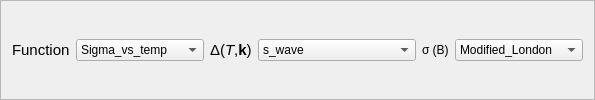
        <widget class="QFrame" name="frame_5">
         <property name="frameShape">
          <enum>QFrame::StyledPanel</enum>
         </property>
         <property name="frameShadow">
          <enum>QFrame::Raised</enum>
         </property>
         <layout class="QHBoxLayout" name="horizontalLayout_2">
          <item>
           <widget class="QLabel" name="label_22">
            <property name="sizePolicy">
             <sizepolicy hsizetype="Fixed" vsizetype="Preferred">
              <horstretch>0</horstretch>
              <verstretch>0</verstretch>
             </sizepolicy>
            </property>
            <property name="toolTip">
             <string>&lt;html&gt;&lt;head/&gt;&lt;body&gt;&lt;p&gt;Function: Sigma T and Lambda T simply come form re-arranging the function below.&lt;/p&gt;&lt;p&gt;Sigma B is an analytical equation given in the last comboBox.&lt;/p&gt;&lt;p&gt;&amp;lt;html&amp;gt;&amp;lt;head/&amp;gt;&amp;lt;body&amp;gt;&amp;lt;pre style=&amp;quot; margin-top:12px; margin-bottom:12px; margin-left:0px; margin-right:0px; -qt-block-indent:0; text-indent:0px;&amp;quot;&amp;gt;&amp;lt;span style=&amp;quot; font-family:'Courier New,courier';&amp;quot;&amp;gt;&amp;lt;img src=&amp;quot;/home/hassan/softwares/bnmroffice/bnmroffice.beta/db/images/energygap.png&amp;quot;&amp;gt;&amp;lt;/span&amp;gt;&amp;lt;/pre&amp;gt;&amp;lt;/body&amp;gt;&amp;lt;/html&amp;gt;&lt;br/&gt;&lt;/p&gt;&lt;/body&gt;&lt;/html&gt;</string>
            </property>
            <property name="text">
             <string>&lt;html&gt;&lt;head/&gt;&lt;body&gt;&lt;p&gt;&lt;span style=&quot; font-size:11pt;&quot;&gt;Function&lt;/span&gt;&lt;/p&gt;&lt;/body&gt;&lt;/html&gt;</string>
            </property>
           </widget>
          </item>
          <item>
           <widget class="QComboBox" name="energygap_comboBox_function">
            <property name="sizePolicy">
             <sizepolicy hsizetype="Preferred" vsizetype="Fixed">
              <horstretch>0</horstretch>
              <verstretch>0</verstretch>
             </sizepolicy>
            </property>
            <property name="currentIndex">
             <number>0</number>
            </property>
            <item>
             <property name="text">
              <string>Sigma_vs_temp</string>
             </property>
            </item>
            <item>
             <property name="text">
              <string>Sigma_vs_field</string>
             </property>
            </item>
            <item>
             <property name="text">
              <string>Lambda_vs_temp</string>
             </property>
            </item>
           </widget>
          </item>
          <item>
           <widget class="QLabel" name="label_3">
            <property name="sizePolicy">
             <sizepolicy hsizetype="Fixed" vsizetype="Preferred">
              <horstretch>0</horstretch>
              <verstretch>0</verstretch>
             </sizepolicy>
            </property>
            <property name="toolTip">
             <string>&lt;html&gt;&lt;head/&gt;&lt;body&gt;&lt;p&gt;Δ(&lt;span style=&quot; font-style:italic;&quot;&gt;T&lt;/span&gt;,&lt;span style=&quot; font-weight:600;&quot;&gt;k&lt;/span&gt;) = Δ&lt;span style=&quot; vertical-align:sub;&quot;&gt;0&lt;/span&gt;(&lt;span style=&quot; font-style:italic;&quot;&gt;T&lt;/span&gt;)g(&lt;span style=&quot; font-weight:600;&quot;&gt;k&lt;/span&gt;).&lt;/p&gt;&lt;p&gt;s_wave:&lt;/p&gt;&lt;p&gt;- Δ&lt;span style=&quot; vertical-align:sub;&quot;&gt;0&lt;/span&gt;(&lt;span style=&quot; font-style:italic;&quot;&gt;T&lt;/span&gt;) =D0&lt;span style=&quot; color:#cfbfad;&quot;&gt;*&lt;/span&gt;tanh&lt;span style=&quot; color:#cfbfad;&quot;&gt;(&lt;/span&gt;&lt;span style=&quot; color:#f0ad6d;&quot;&gt;1.82&lt;/span&gt;&lt;span style=&quot; color:#cfbfad;&quot;&gt;*&lt;/span&gt;pow&lt;span style=&quot; color:#cfbfad;&quot;&gt;(&lt;/span&gt;&lt;span style=&quot; color:#f0ad6d;&quot;&gt;1.018&lt;/span&gt;&lt;span style=&quot; color:#cfbfad;&quot;&gt;*(&lt;/span&gt;Tc&lt;span style=&quot; color:#cfbfad;&quot;&gt;/&lt;/span&gt;T&lt;span style=&quot; color:#cfbfad;&quot;&gt;-&lt;/span&gt;&lt;span style=&quot; color:#f0ad6d;&quot;&gt;1.0&lt;/span&gt;&lt;span style=&quot; color:#cfbfad;&quot;&gt;),&lt;/span&gt;&lt;span style=&quot; color:#f0ad6d;&quot;&gt;0.51&lt;/span&gt;&lt;span style=&quot; color:#cfbfad;&quot;&gt;))&lt;/span&gt; ;&lt;/p&gt;&lt;p&gt;- g = 1&lt;/p&gt;&lt;p&gt;d_wave:&lt;/p&gt;&lt;p&gt;- Δ&lt;span style=&quot; vertical-align:sub;&quot;&gt;0&lt;/span&gt;(&lt;span style=&quot; font-style:italic;&quot;&gt;T&lt;/span&gt;) =1.33&lt;span style=&quot; font-family:'Courier New,courier'; color:#cfbfad;&quot;&gt;*&lt;/span&gt;&lt;span style=&quot; font-family:'Courier New,courier';&quot;&gt;D0&lt;/span&gt;&lt;span style=&quot; font-family:'Courier New,courier'; color:#cfbfad;&quot;&gt;*&lt;/span&gt;&lt;span style=&quot; font-family:'Courier New,courier';&quot;&gt;tanh&lt;/span&gt;&lt;span style=&quot; font-family:'Courier New,courier'; color:#cfbfad;&quot;&gt;(&lt;/span&gt;&lt;span style=&quot; font-family:'Courier New,courier'; color:#f0ad6d;&quot;&gt;1.82&lt;/span&gt;&lt;span style=&quot; font-family:'Courier New,courier'; color:#cfbfad;&quot;&gt;*&lt;/span&gt;&lt;span style=&quot; font-family:'Courier New,courier';&quot;&gt;pow&lt;/span&gt;&lt;span style=&quot; font-family:'Courier New,courier'; color:#cfbfad;&quot;&gt;(&lt;/span&gt;&lt;span style=&quot; font-family:'Courier New,courier'; color:#f0ad6d;&quot;&gt;1.018&lt;/span&gt;&lt;span style=&quot; font-family:'Courier New,courier'; color:#cfbfad;&quot;&gt;*(&lt;/span&gt;&lt;span style=&quot; font-family:'Courier New,courier';&quot;&gt;Tc&lt;/span&gt;&lt;span style=&quot; font-family:'Courier New,courier'; color:#cfbfad;&quot;&gt;/&lt;/span&gt;&lt;span style=&quot; font-family:'Courier New,courier';&quot;&gt;T&lt;/span&gt;&lt;span style=&quot; font-family:'Courier New,courier'; color:#cfbfad;&quot;&gt;-&lt;/span&gt;&lt;span style=&quot; font-family:'Courier New,courier'; color:#f0ad6d;&quot;&gt;1.0&lt;/span&gt;&lt;span style=&quot; font-family:'Courier New,courier'; color:#cfbfad;&quot;&gt;),&lt;/span&gt;&lt;span style=&quot; font-family:'Courier New,courier'; color:#f0ad6d;&quot;&gt;0.51&lt;/span&gt;&lt;span style=&quot; font-family:'Courier New,courier'; color:#cfbfad;&quot;&gt;))&lt;/span&gt;&lt;/p&gt;&lt;p&gt;- g = 2*cos(phi)&lt;/p&gt;&lt;p&gt;d_wave_nonmonotonic:&lt;/p&gt;&lt;p&gt;- Δ&lt;span style=&quot; vertical-align:sub;&quot;&gt;0&lt;/span&gt;(&lt;span style=&quot; font-style:italic;&quot;&gt;T&lt;/span&gt;) =&lt;span style=&quot; font-family:'Courier New,courier';&quot;&gt;D0&lt;/span&gt;&lt;span style=&quot; font-family:'Courier New,courier'; color:#cfbfad;&quot;&gt;*&lt;/span&gt;&lt;span style=&quot; font-family:'Courier New,courier';&quot;&gt;tanh&lt;/span&gt;&lt;span style=&quot; font-family:'Courier New,courier'; color:#cfbfad;&quot;&gt;(2.63*&lt;/span&gt;&lt;span style=&quot; font-family:'Courier New,courier';&quot;&gt;pow&lt;/span&gt;&lt;span style=&quot; font-family:'Courier New,courier'; color:#cfbfad;&quot;&gt;(0.38*(&lt;/span&gt;&lt;span style=&quot; font-family:'Courier New,courier';&quot;&gt;Tc&lt;/span&gt;&lt;span style=&quot; font-family:'Courier New,courier'; color:#cfbfad;&quot;&gt;/&lt;/span&gt;&lt;span style=&quot; font-family:'Courier New,courier';&quot;&gt;T&lt;/span&gt;&lt;span style=&quot; font-family:'Courier New,courier'; color:#cfbfad;&quot;&gt;-&lt;/span&gt;&lt;span style=&quot; font-family:'Courier New,courier'; color:#f0ad6d;&quot;&gt;1.0&lt;/span&gt;&lt;span style=&quot; font-family:'Courier New,courier'; color:#cfbfad;&quot;&gt;),&lt;/span&gt;&lt;span style=&quot; font-family:'Courier New,courier'; color:#f0ad6d;&quot;&gt;0.5&lt;/span&gt;&lt;span style=&quot; font-family:'Courier New,courier'; color:#cfbfad;&quot;&gt;))&lt;/span&gt; ;&lt;br/&gt;- g = &lt;span style=&quot; font-family:'Courier New,courier'; color:#f0ad6d;&quot;&gt;1.43&lt;/span&gt;&lt;span style=&quot; font-family:'Courier New,courier'; color:#cfbfad;&quot;&gt;*&lt;/span&gt;&lt;span style=&quot; font-family:'Courier New,courier';&quot;&gt;cos&lt;/span&gt;&lt;span style=&quot; font-family:'Courier New,courier'; color:#cfbfad;&quot;&gt;(&lt;/span&gt;&lt;span style=&quot; font-family:'Courier New,courier'; color:#f0ad6d;&quot;&gt;2.0&lt;/span&gt;&lt;span style=&quot; font-family:'Courier New,courier'; color:#cfbfad;&quot;&gt;*&lt;/span&gt;&lt;span style=&quot; font-family:'Courier New,courier';&quot;&gt;phi&lt;/span&gt;&lt;span style=&quot; font-family:'Courier New,courier'; color:#cfbfad;&quot;&gt;)+&lt;/span&gt;&lt;span style=&quot; font-family:'Courier New,courier'; color:#f0ad6d;&quot;&gt;0.43&lt;/span&gt;&lt;span style=&quot; font-family:'Courier New,courier'; color:#cfbfad;&quot;&gt;*&lt;/span&gt;&lt;span style=&quot; font-family:'Courier New,courier';&quot;&gt;cos&lt;/span&gt;&lt;span style=&quot; font-family:'Courier New,courier'; color:#cfbfad;&quot;&gt;(&lt;/span&gt;&lt;span style=&quot; font-family:'Courier New,courier'; color:#f0ad6d;&quot;&gt;6&lt;/span&gt;&lt;span style=&quot; font-family:'Courier New,courier'; color:#cfbfad;&quot;&gt;*&lt;/span&gt;&lt;span style=&quot; font-family:'Courier New,courier';&quot;&gt;phi&lt;/span&gt;&lt;span style=&quot; font-family:'Courier New,courier'; color:#cfbfad;&quot;&gt;)&lt;/span&gt;&lt;/p&gt;&lt;p&gt;diryt_s_wave:&lt;/p&gt;&lt;p&gt;- Δ&lt;span style=&quot; vertical-align:sub;&quot;&gt;0&lt;/span&gt;(&lt;span style=&quot; font-style:italic;&quot;&gt;T&lt;/span&gt;) =&lt;span style=&quot; font-family:'Courier New,courier';&quot;&gt;D0&lt;/span&gt;&lt;span style=&quot; font-family:'Courier New,courier'; color:#cfbfad;&quot;&gt;*&lt;/span&gt;&lt;span style=&quot; font-family:'Courier New,courier';&quot;&gt;tanh&lt;/span&gt;&lt;span style=&quot; font-family:'Courier New,courier'; color:#cfbfad;&quot;&gt;(&lt;/span&gt;&lt;span style=&quot; font-family:'Courier New,courier'; color:#f0ad6d;&quot;&gt;1.82&lt;/span&gt;&lt;span style=&quot; font-family:'Courier New,courier'; color:#cfbfad;&quot;&gt;*&lt;/span&gt;&lt;span style=&quot; font-family:'Courier New,courier';&quot;&gt;pow&lt;/span&gt;&lt;span style=&quot; font-family:'Courier New,courier'; color:#cfbfad;&quot;&gt;(&lt;/span&gt;&lt;span style=&quot; font-family:'Courier New,courier'; color:#f0ad6d;&quot;&gt;1.018&lt;/span&gt;&lt;span style=&quot; font-family:'Courier New,courier'; color:#cfbfad;&quot;&gt;*(&lt;/span&gt;&lt;span style=&quot; font-family:'Courier New,courier';&quot;&gt;Tc&lt;/span&gt;&lt;span style=&quot; font-family:'Courier New,courier'; color:#cfbfad;&quot;&gt;/&lt;/span&gt;&lt;span style=&quot; font-family:'Courier New,courier';&quot;&gt;T&lt;/span&gt;&lt;span style=&quot; font-family:'Courier New,courier'; color:#cfbfad;&quot;&gt;-&lt;/span&gt;&lt;span style=&quot; font-family:'Courier New,courier'; color:#f0ad6d;&quot;&gt;1.0&lt;/span&gt;&lt;span style=&quot; font-family:'Courier New,courier'; color:#cfbfad;&quot;&gt;),&lt;/span&gt;&lt;span style=&quot; font-family:'Courier New,courier'; color:#f0ad6d;&quot;&gt;0.51&lt;/span&gt;&lt;span style=&quot; font-family:'Courier New,courier'; color:#cfbfad;&quot;&gt;));&lt;/span&gt;&lt;/p&gt;&lt;p&gt;- g = 1.&lt;/p&gt;&lt;/body&gt;&lt;/html&gt;</string>
            </property>
            <property name="text">
             <string>&lt;html&gt;&lt;head/&gt;&lt;body&gt;&lt;p&gt;&lt;span style=&quot; font-size:11pt;&quot;&gt;Δ(&lt;/span&gt;&lt;span style=&quot; font-size:11pt; font-style:italic;&quot;&gt;T&lt;/span&gt;&lt;span style=&quot; font-size:11pt;&quot;&gt;,&lt;/span&gt;&lt;span style=&quot; font-size:11pt; font-weight:600;&quot;&gt;k&lt;/span&gt;&lt;span style=&quot; font-size:11pt;&quot;&gt;)&lt;/span&gt;&lt;/p&gt;&lt;/body&gt;&lt;/html&gt;</string>
            </property>
           </widget>
          </item>
          <item>
           <widget class="QComboBox" name="energygap_comboBox_gap">
            <property name="sizePolicy">
             <sizepolicy hsizetype="Preferred" vsizetype="Fixed">
              <horstretch>0</horstretch>
              <verstretch>0</verstretch>
             </sizepolicy>
            </property>
            <item>
             <property name="text">
              <string>s_wave</string>
             </property>
            </item>
            <item>
             <property name="text">
              <string>s_wave_dirty</string>
             </property>
            </item>
            <item>
             <property name="text">
              <string>d_wave</string>
             </property>
            </item>
            <item>
             <property name="text">
              <string>d_wave_nonmonotonic</string>
             </property>
            </item>
           </widget>
          </item>
          <item>
           <widget class="QLabel" name="label_5">
            <property name="sizePolicy">
             <sizepolicy hsizetype="Fixed" vsizetype="Preferred">
              <horstretch>0</horstretch>
              <verstretch>0</verstretch>
             </sizepolicy>
            </property>
            <property name="text">
             <string>σ (B)</string>
            </property>
           </widget>
          </item>
          <item>
           <widget class="QComboBox" name="energygap_comboBox_sigmaB">
            <property name="sizePolicy">
             <sizepolicy hsizetype="Preferred" vsizetype="Fixed">
              <horstretch>0</horstretch>
              <verstretch>0</verstretch>
             </sizepolicy>
            </property>
            <property name="styleSheet">
             <string notr="true"/>
            </property>
            <property name="currentIndex">
             <number>0</number>
            </property>
            <item>
             <property name="text">
              <string>Modified_London</string>
             </property>
            </item>
            <item>
             <property name="text">
              <string>Ginsburg_Landau</string>
             </property>
            </item>
           </widget>
          </item>
         </layout>
        </widget>
